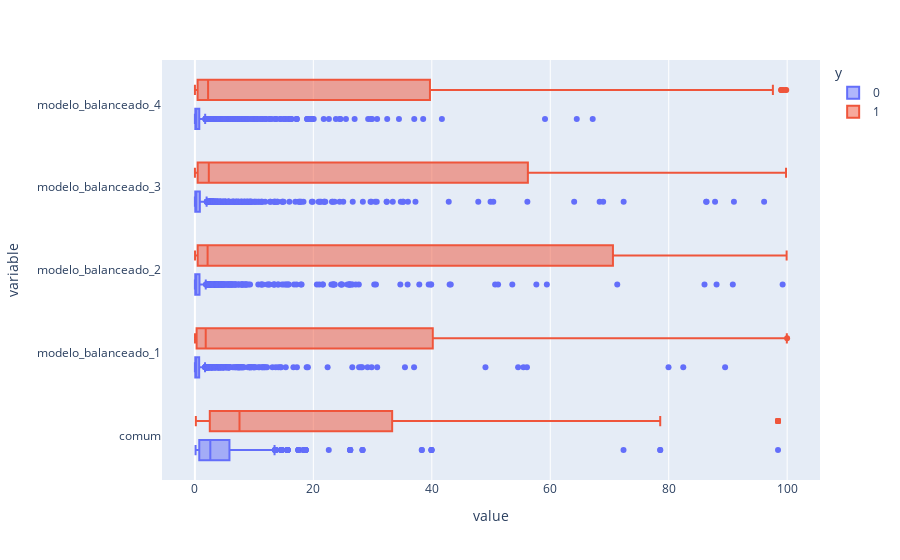

Source (notebook cell):
### Code cell
import plotly.express as px
colunas = list(previsoes.columns)
colunas.remove('y')
px.box(previsoes, x=colunas, color="y")

### Figure 1 — Plotly figure (JSON) as saved in the notebook; plotly's stock layout.template omitted (floating-point values rounded to 4 significant figures; data arrays with more than 128 entries replaced by an {"elided": "..."} marker saying what was removed)
{"data": [{"alignmentgroup": "True", "hovertemplate": "y=0<br>value=%{x}<br>variable=%{y}<extra></extra>", "legendgroup": "0", "marker": {"color": "#636efa"}, "name": "0", "notched": false, "offsetgroup": "0", "orientation": "h", "showlegend": true, "type": "box", "x": {"elided": "8685 float values"}, "x0": " ", "xaxis": "x", "y": {"elided": "8685 str values"}, "y0": " ", "yaxis": "y"}, {"alignmentgroup": "True", "hovertemplate": "y=1<br>value=%{x}<br>variable=%{y}<extra></extra>", "legendgroup": "1", "marker": {"color": "#EF553B"}, "name": "1", "notched": false, "offsetgroup": "1", "orientation": "h", "showlegend": true, "type": "box", "x": {"elided": "500 float values"}, "x0": " ", "xaxis": "x", "y": {"elided": "500 str values"}, "y0": " ", "yaxis": "y"}], "layout": {"boxmode": "group", "legend": {"title": {"text": "y"}, "tracegroupgap": 0}, "margin": {"t": 60}, "xaxis": {"anchor": "y", "domain": [0, 1], "title": {"text": "value"}}, "yaxis": {"anchor": "x", "domain": [0, 1], "title": {"text": "variable"}}}}
